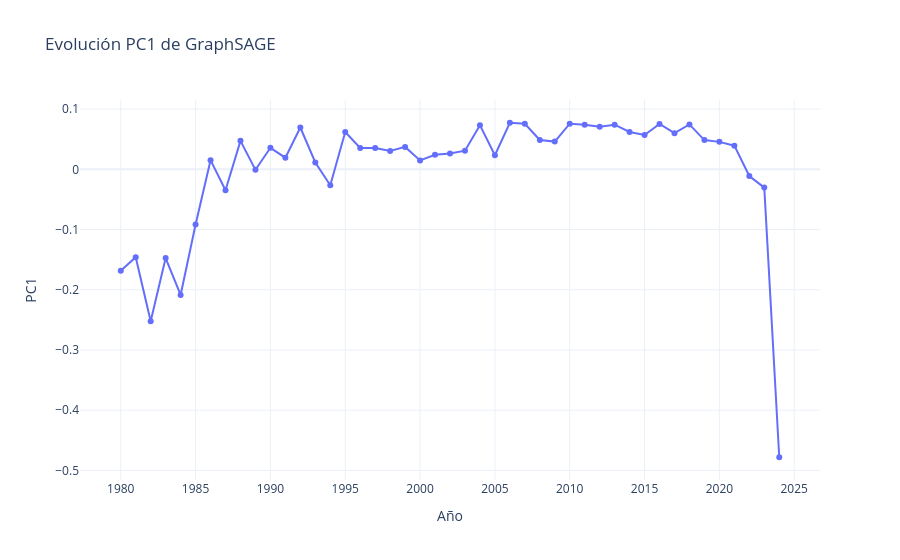

Write notebook code for a chart like this one.
### Code cell
df_flujo = eanalysis.calcular_pca_1d(historia)
eviz.plot_evolucion_pc1(df_flujo)

### Figure 1 — Plotly figure (JSON) as saved in the notebook; plotly's stock layout.template omitted (floating-point values rounded to 4 significant figures)
{"data": [{"hovertemplate": "Año=%{x}<br>PC1=%{y}<extra></extra>", "legendgroup": "", "line": {"color": "#636efa", "dash": "solid"}, "marker": {"symbol": "circle"}, "mode": "lines+markers", "name": "", "orientation": "v", "showlegend": false, "type": "scatter", "x": [1980, 1981, 1982, 1983, 1984, 1985, 1986, 1987, 1988, 1989, 1990, 1991, 1992, 1993, 1994, 1995, 1996, 1997, 1998, 1999, 2000, 2001, 2002, 2003, 2004, 2005, 2006, 2007, 2008, 2009, 2010, 2011, 2012, 2013, 2014, 2015, 2016, 2017, 2018, 2019, 2020, 2021, 2022, 2023, 2024], "xaxis": "x", "y": [-0.1684, -0.1459, -0.2524, -0.1473, -0.2086, -0.09162, 0.01522, -0.03487, 0.04729, -0.0009052, 0.03571, 0.01932, 0.06944, 0.01141, -0.02648, 0.06196, 0.03537, 0.03552, 0.03054, 0.03724, 0.01469, 0.02421, 0.02623, 0.03093, 0.0733, 0.02333, 0.07732, 0.07552, 0.04874, 0.04605, 0.0758, 0.07398, 0.0706, 0.07407, 0.06206, 0.05705, 0.07527, 0.05999, 0.07458, 0.04856, 0.04556, 0.03925, -0.0111, -0.03039, -0.4781], "yaxis": "y"}], "layout": {"legend": {"tracegroupgap": 0}, "title": {"text": "Evolución PC1 de GraphSAGE"}, "xaxis": {"anchor": "y", "domain": [0, 1], "title": {"text": "Año"}}, "yaxis": {"anchor": "x", "domain": [0, 1], "title": {"text": "PC1"}}}}
